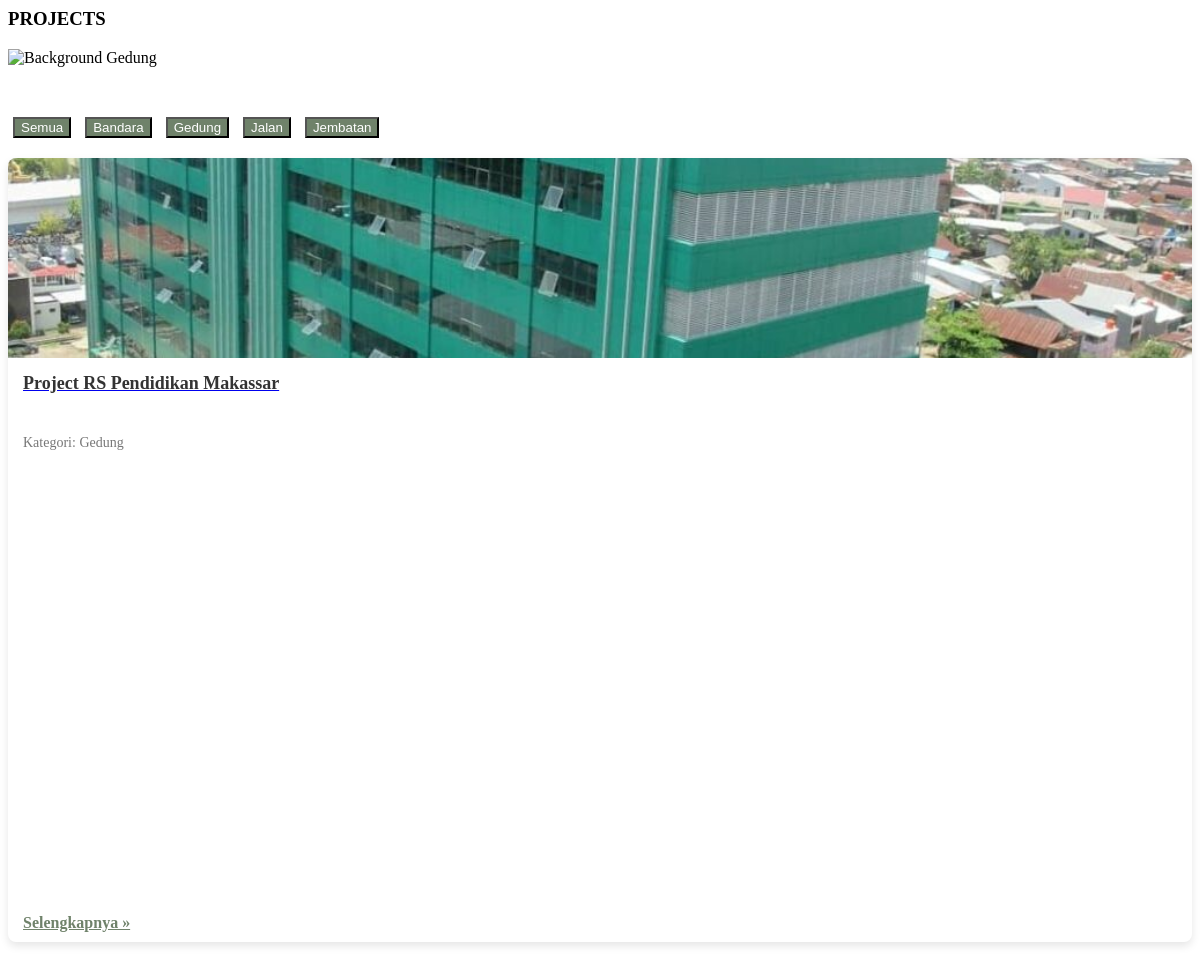
The app's page /projects.php with its own data.
### tables this page shows
CREATE TABLE `t_data` (
  `id` int(11) NOT NULL,
  `nama_proyek` varchar(255) DEFAULT NULL,
  `image` varchar(255) DEFAULT NULL,
  `nama_klien` varchar(50) NOT NULL,
  `nama_perusahaan` varchar(80) NOT NULL,
  `deskripsi` text DEFAULT NULL,
  `tanggal_dimulai_proyek` date DEFAULT NULL,
  `tanggal_selesai_proyek` date DEFAULT NULL,
  `kategori` varchar(30) DEFAULT NULL
);

### projects.php (the view, shortened to what this page needs)
<?php
include 'admin/koneksi.php';
$projects = mysqli_query($conn, "SELECT * FROM t_data ORDER BY tanggal_dimulai_proyek DESC");
?>
<body>
  <div class="parallax-container valign-wrapper">
    <div class="container">
      <div class="row center">
        <h3 class="header white-text">PROJECTS</h3>
      </div>
    </div>
    <div class="parallax">
      <img src="img/bg_gedung1.jpg" alt="Background Gedung">
    </div>
  </div>
  <section class="project-section">
    <div class="container">
      <div class="center">
        <button class="btn filter-btn" data-filter="all">Semua</button>
        <button class="btn filter-btn" data-filter="bandara">Bandara</button>
        <button class="btn filter-btn" data-filter="gedung">Gedung</button>
        <button class="btn filter-btn" data-filter="jalan">Jalan</button>
        <button class="btn filter-btn" data-filter="jembatan">Jembatan</button>
      </div>
      <div class="row">
        <?php while ($row = mysqli_fetch_assoc($projects)) : ?>
        <div class="col s12 m4 project-item <?= strtolower($row['kategori']); ?>">
          <div class="card fixed-height">
            <div class="card-image">
              <a href="project_detail.php?id=<?= $row['id']; ?>">
                <img src="admin/img/project/<?= $row['image']; ?>" alt="<?= $row['nama_klien']; ?>">
              </a>
            </div>
            <div class="card-content">
              <a href="project_detail.php?id=<?= $row['id']; ?>">
                <span class="project-title"><?= $row['nama_proyek']; ?></span>
              </a>
              <p class="project-description">Kategori: <?= ucfirst($row['kategori']); ?></p>
            </div>
            <div class="card-action">
              <a href="project_detail.php?id=<?= $row['id']; ?>">Selengkapnya »</a>
            </div>
          </div>
        </div>
        <?php endwhile; ?>
      </div>
    </div>
  </section>

### projects.php (style rules this page uses)
.project-section { padding: 50px 0; }
.filter-btn { margin: 0 5px 20px 5px; background-color: #6F826A !important; color: white !important; }
.card-image img { width: 100%; height: 200px; object-fit: cover; }
.card.fixed-height { height: 100%; display: flex; flex-direction: column; justify-content: space-between; box-shadow: 0 4px 8px rgba(0,0,0,0.1); border-radius: 8px; overflow: hidden; }
.card-content { padding: 15px; flex-grow: 1; }
.project-title { font-size: 18px; font-weight: bold; display: block; margin-bottom: 8px; color: #333; }
.project-description { font-size: 14px; color: #777; }
.card-action a { color: #6F826A !important; font-weight: bold; padding: 10px 15px; display: block; }
.project-title { font-size: 18px; font-weight: bold; display: block; margin-bottom: 8px; color: #333; height: 48px; overflow: hidden; text-overflow: ellipsis; display: -webkit-box; -webkit-line-clamp: 2; -webkit-box-orient: vertical; }

### records on screen
t_data: image (picture), nama_proyek "Project RS Pendidikan Makassar", kategori "Gedung"
